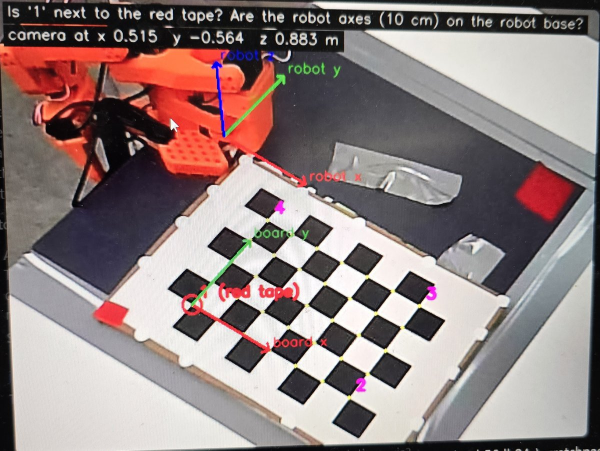
#> input picture images/camera-calibration.jpg, 1200 x 901 px (shown at 1/2 size)
$ python -i colour_detector.py   (imports and definitions only)
#> lines starting #> are read from the running program, lines starting #| are printed output that depends on the picture
import argparse
import json
from dataclasses import dataclass, field, replace
from pathlib import Path

import cv2
import numpy as np

# (hue 0-179, chroma = saturation * value / 255, value)
HsvRange = tuple[tuple[int, int, int], tuple[int, int, int]]
CONFIG_PATH = Path(__file__).with_name("colours.json")


@dataclass(frozen=True)
class ColourSpec:
    name: str
    ranges: tuple[HsvRange, ...]
    min_area: int
    min_roundness: float = 0.0
    max_area: int = 1_000_000
    close_px: int = 5
    # One gray ball is about this large; `pieces` is area over it. Zero means "do not estimate".
    piece_area: int = 0
    use_roi: bool = True
    # Opening with this diameter removes thin things: the red cable along the arm is about 5 px wide.
    min_thickness: int = 9


@dataclass(frozen=True)
class Detection:
    present: bool
    centre: tuple[float, float] | None = None
    area: int = 0
    pieces: int = 0


# Colour ranges use chroma (S*V/255) and not saturation: the black bowl has noisy, highly saturated dark
# pixels. Gray foil is the opposite case, low chroma and bright; its tinted reflections stay under the
# chroma ceiling and its blown-out highlights (S near 0) stay inside it. See decisions/colour-choice.md.
BLUE = (((100, 50, 60), (130, 255, 255)),)
# Red wraps around hue 0; the orange arm sits at hue 8-20, so red stops at 6 (and starts at 172).
RED = (((0, 80, 60), (6, 255, 255)), ((172, 80, 60), (179, 255, 255)))
DEFAULT_SPECS = (
    ColourSpec("striped", (((28, 45, 80), (48, 255, 255)),), min_area=150, min_roundness=0.25, max_area=2200),
    ColourSpec("red", RED, min_area=150, min_roundness=0.25, max_area=2200),
    ColourSpec("blue", BLUE, min_area=150, min_roundness=0.25, max_area=2200),
    # Containers: the same colours, but large and anywhere in the frame (they stand outside the bowl).
    ColourSpec("red_container", RED, min_area=4000, close_px=9, use_roi=False),
    ColourSpec("blue_container", BLUE, min_area=2500, close_px=9, use_roi=False),
    ColourSpec("gray", (((0, 0, 110), (179, 40, 255)),), min_area=300, close_px=7, piece_area=1700),
)
# Ellipse (centre x, centre y, radius x, radius y) as frame fractions around the bowl opening in the top
# camera of molnrb/so101_pick_blue_ball; the camera moved a little between its episodes. Outside it lie the
# blue and gray tape rolls and the white table. Re-measure at the scene freeze.
DEFAULT_ROI = (0.60, 0.38, 0.23, 0.24)
Roi = tuple[float, float, float, float]


def _disc(size: int) -> np.ndarray:
    return cv2.getStructuringElement(cv2.MORPH_ELLIPSE, (size, size))


# [6 lines left out: function _roundness, not called in this run]


def hue_chroma_value(rgb: np.ndarray) -> np.ndarray:
    hsv = cv2.cvtColor(rgb, cv2.COLOR_RGB2HSV)
#> hsv: shape (901, 1200, 3); mean H, S, V 66.4, 44, 148.1
    hue, saturation, value = cv2.split(hsv)
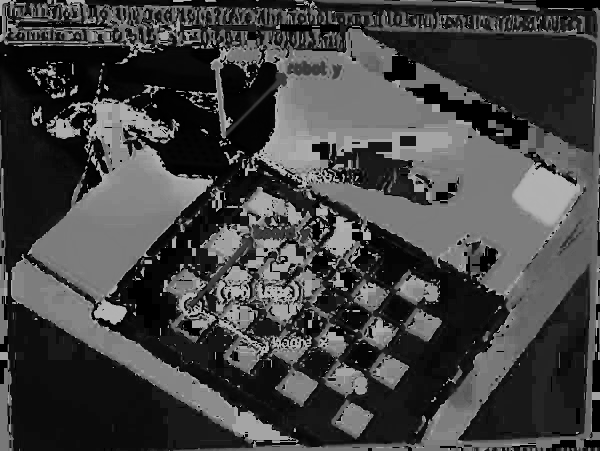
#> hue: shape (901, 1200) (shown at 1/2 size); min 0, max 179, mean 66.4
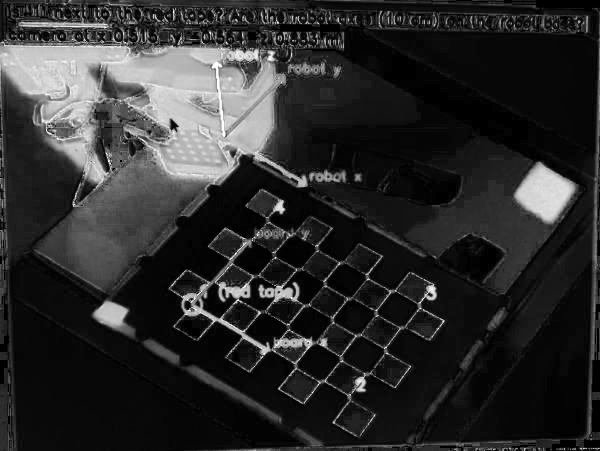
#> saturation: shape (901, 1200) (shown at 1/2 size); min 0, max 255, mean 44
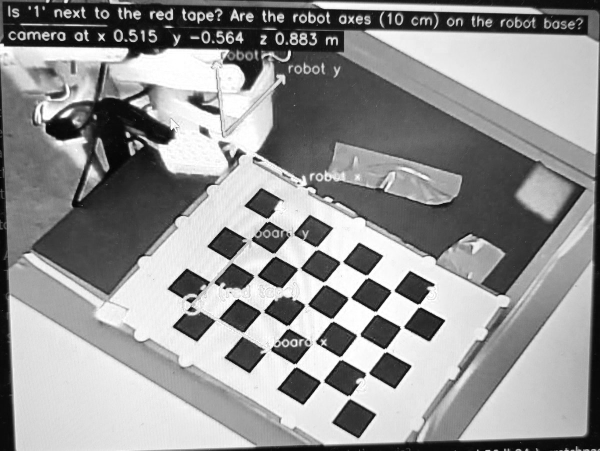
#> value: shape (901, 1200) (shown at 1/2 size); min 0, max 255, mean 148.1
    return cv2.merge([hue, cv2.multiply(saturation, value, scale=1 / 255), value])
#> returned value: shape (901, 1200, 3); mean H, S, V 66.4, 23.7, 148.1


# [35 lines left out: functions roi_mask, detect_one, not called in this run]


@dataclass
class ColourDetector:
    specs: tuple[ColourSpec, ...] = DEFAULT_SPECS
    roi: Roi | None = DEFAULT_ROI
    _by_name: dict[str, ColourSpec] = field(init=False, repr=False)

    def __post_init__(self):
        self._by_name = {spec.name: spec for spec in self.specs}

    @property
    def names(self) -> tuple[str, ...]:
        return tuple(self._by_name)

    def detect(self, rgb: np.ndarray) -> dict[str, Detection]:
        hcv = hue_chroma_value(rgb)
        return {spec.name: detect_one(hcv, spec, self.roi if spec.use_roi else None) for spec in self.specs}

    def area(self, rgb: np.ndarray, name: str) -> int:
        spec = self._by_name[name]
        return detect_one(hue_chroma_value(rgb), spec, self.roi if spec.use_roi else None).area


# [117 lines left out: functions load_detector, save_detector, calibrate, _read_rgb, annotate, main, not called in this run]


# [2 lines not run here, left out]

>>> import cv2
>>> picture = cv2.cvtColor(cv2.imread('../../images/camera-calibration.jpg'), cv2.COLOR_BGR2RGB)
>>> result = hue_chroma_value(picture)

$ run again, on images/pick.jpg
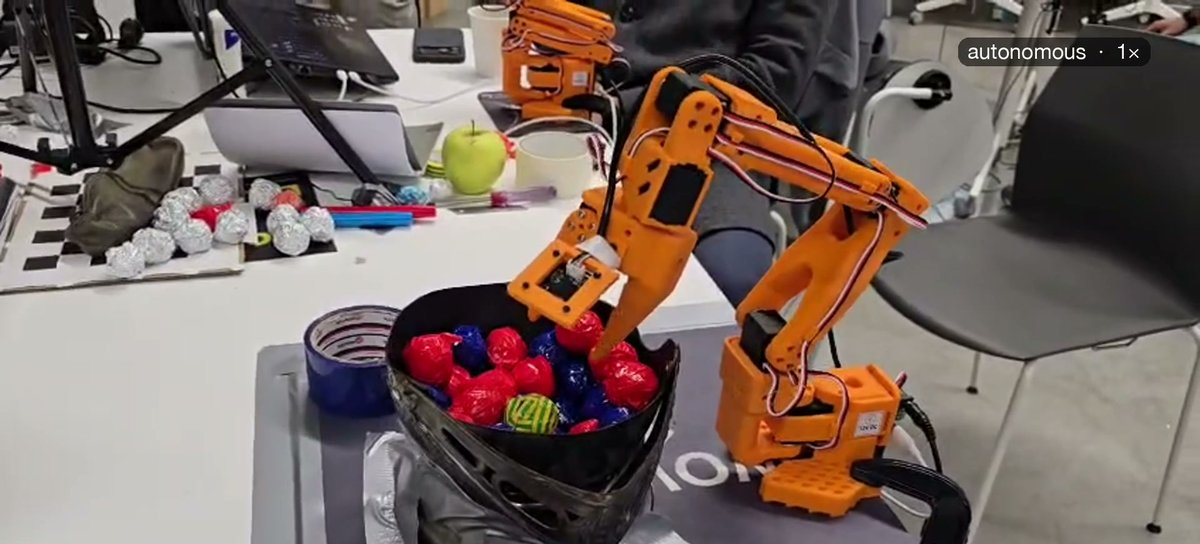
#> input picture images/pick.jpg, 1200 x 544 px
#> hsv: shape (544, 1200, 3); mean H, S, V 60.9, 63.1, 121.9
#> in hue_chroma_value, `hue, saturation, value = cv2.split(hsv)`:
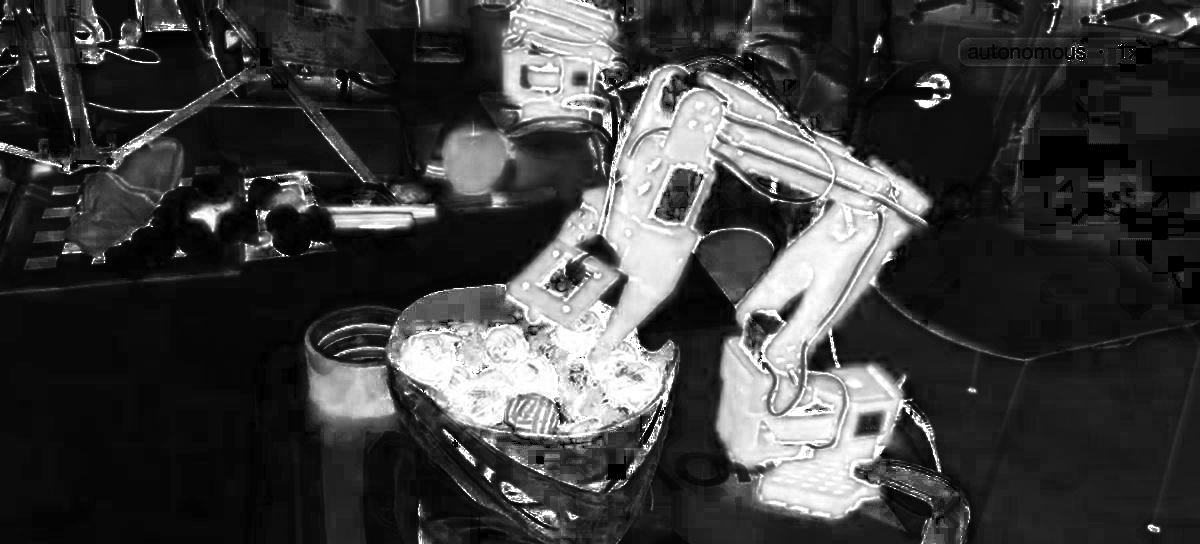
#> saturation: shape (544, 1200); min 0, max 255, mean 63.1
#> in hue_chroma_value, `hue, saturation, value = cv2.split(hsv)`:
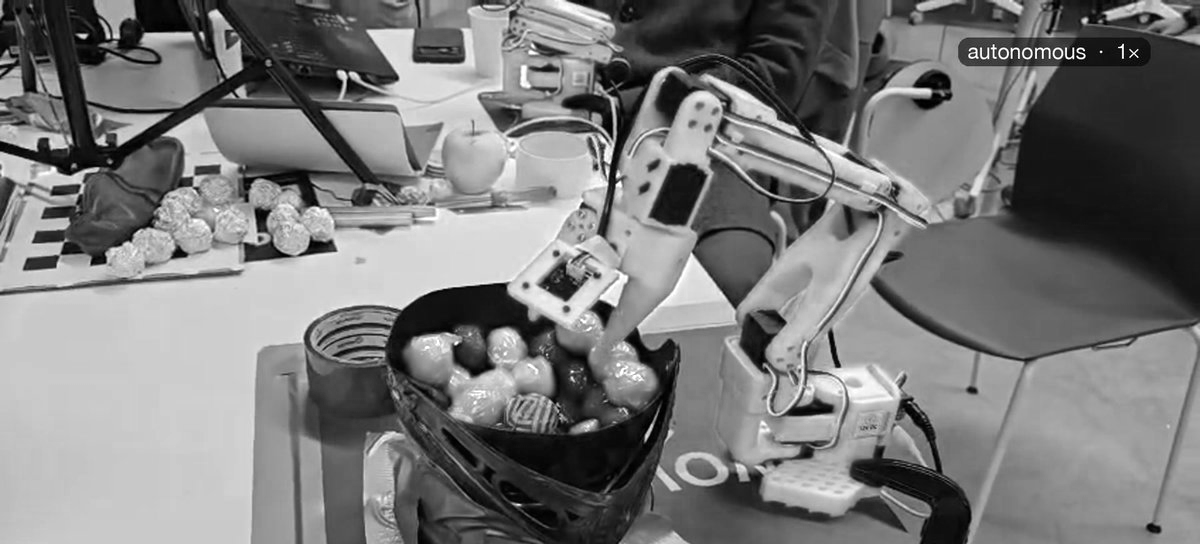
#> value: shape (544, 1200); min 0, max 255, mean 121.9

$ run again, on images/recording-session.jpg
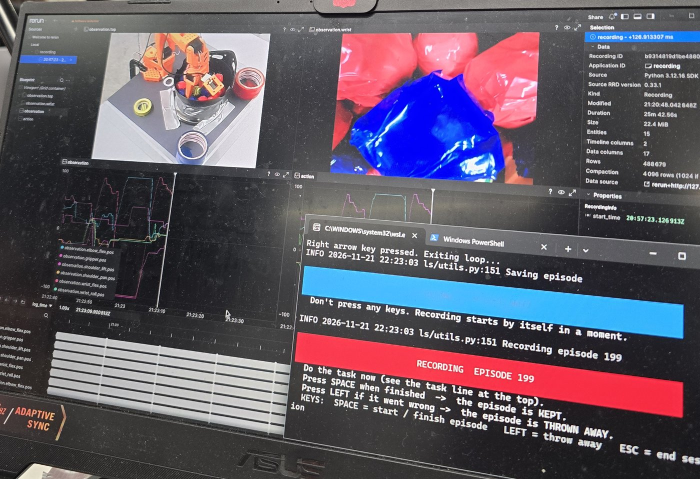
#> input picture images/recording-session.jpg, 1400 x 958 px (shown at 1/2 size)
#> hsv: shape (958, 1400, 3); mean H, S, V 100, 47.6, 114.7
#> in hue_chroma_value, `hue, saturation, value = cv2.split(hsv)`:
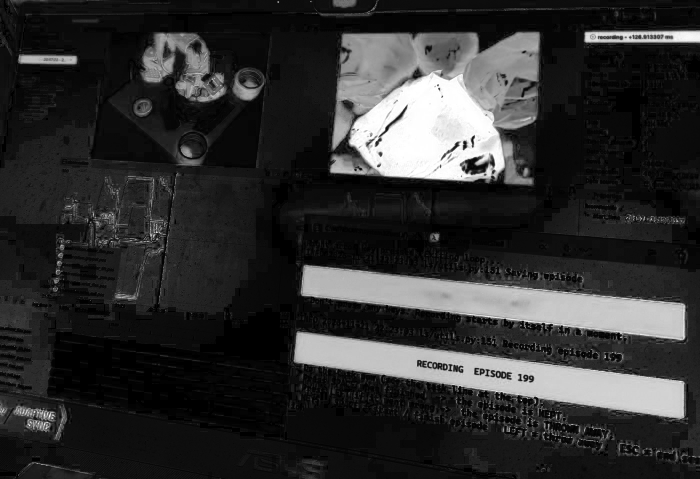
#> saturation: shape (958, 1400) (shown at 1/2 size); min 0, max 255, mean 47.6
#> in hue_chroma_value, `hue, saturation, value = cv2.split(hsv)`:
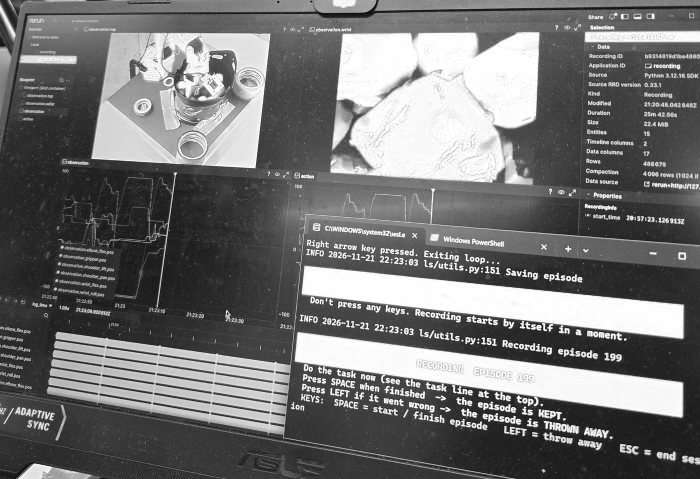
#> value: shape (958, 1400) (shown at 1/2 size); min 1, max 255, mean 114.7
